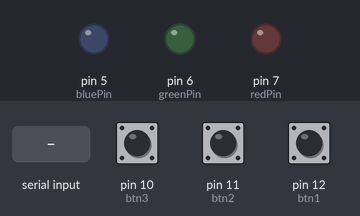
The sketch below on a simulated Arduino Uno, built with avr-gcc and run on an emulated ATmega328P. Shown: output pins drawn as LEDs (lit = HIGH). Dashed ring = blinking. Inputs (shaded band) come from the test bench; at power-on: pin 10 (btn3) HIGH, pin 11 (btn2) HIGH, pin 12 (btn1) HIGH.

Above: at 1.2 s.
1.3 s: pin 10 (btn3) pulled LOW for 1 s
At 1.42 s:
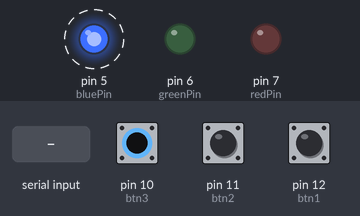
3.8 s: pin 11 (btn2) pulled LOW for 3.2 s
At 7.2 s:
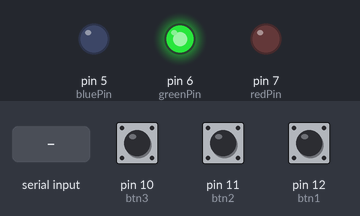
8.5 s: pin 12 (btn1) pulled LOW for 0.15 s
At 9.6 s:
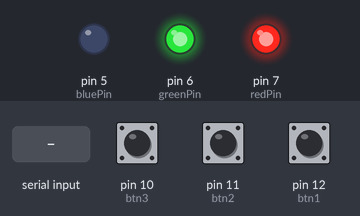
10.1 s: "2" received over Serial
At 10.9 s:
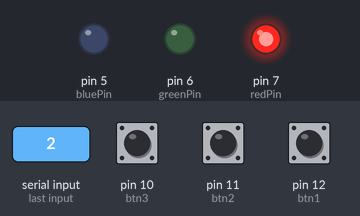
11.6 s: pin 10 (btn3) pulled LOW for 0.15 s
At 12.0 s:
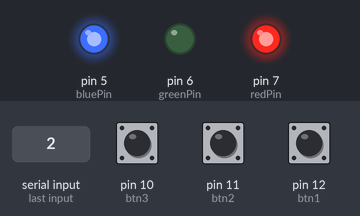
13.2 s: pin 11 (btn2) pulled LOW for 0.15 s
At 14.4 s:
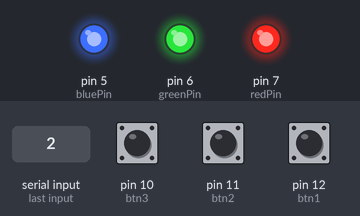
Timing chart, 0 to 15.8 s (numbered marks = the images above; inputs shaded):
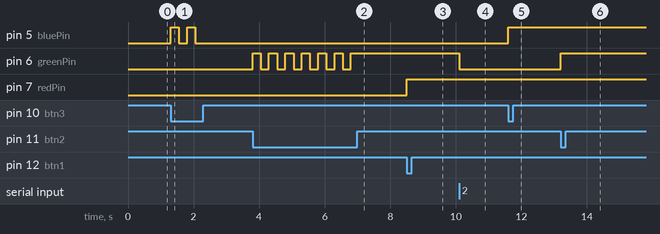

Measured:
- after the input at 1.3 s, pin 5 (bluePin): alternates HIGH for 0.25 s and LOW for 0.25 s, 4 changes in all, then stays LOW, starting at once
- after the input at 3.8 s, pin 6 (greenPin): alternates HIGH for 0.25 s and LOW for 0.25 s, 13 changes in all, then stays HIGH, starting at once
- after the input at 8.5 s, pin 7 (redPin): LOW → HIGH at once
- after the input at 10.1 s, pin 6 (greenPin): HIGH → LOW at once
- after the input at 11.6 s, pin 5 (bluePin): LOW → HIGH at once
- after the input at 13.2 s, pin 6 (greenPin): LOW → HIGH at once

The sketch:

lab7.ino
```cpp
// Pin Definitions
const int redPin = 7;
const int greenPin = 6;
const int bluePin = 5;

const int btn1 = 12; // Controls Red
const int btn2 = 11; // Controls Green
const int btn3 = 10; // Controls Blue

void setup() {
  Serial.begin(9600);

  pinMode(redPin, OUTPUT);
  pinMode(greenPin, OUTPUT);
  pinMode(bluePin, OUTPUT);

  // Using PULLUP: button is LOW when pressed
  pinMode(btn1, INPUT_PULLUP);
  pinMode(btn2, INPUT_PULLUP);
  pinMode(btn3, INPUT_PULLUP);
}

void loop() {
  // 1. Handle Serial Commands (Inbound Signal)
  if (Serial.available() > 0) {
    char incomingByte = Serial.read();

    // Case insensitivity check (though using numbers, this handles stray chars)
    incomingByte = tolower(incomingByte);

    if (incomingByte == '1') {
      digitalWrite(redPin, !digitalRead(redPin));
    }
    else if (incomingByte == '2') {
      digitalWrite(greenPin, !digitalRead(greenPin));
    }
    else if (incomingByte == '3') {
      digitalWrite(bluePin, !digitalRead(bluePin));
    }
    else if (incomingByte == 'o') { // Command for "All On"
      digitalWrite(redPin, HIGH);
      digitalWrite(greenPin, HIGH);
      digitalWrite(bluePin, HIGH);
    }
    else if (incomingByte == 'f') { // Command for "All Off" (O for Off)
      digitalWrite(redPin, LOW);
      digitalWrite(greenPin, LOW);
      digitalWrite(bluePin, LOW);
    }
  }

  // 2. Handle Manual Button Presses (Extra logic for hardware completeness)
  if (digitalRead(btn1) == LOW) { toggleLED(redPin); }
  if (digitalRead(btn2) == LOW) { toggleLED(greenPin); }
  if (digitalRead(btn3) == LOW) { toggleLED(bluePin); }
}

void toggleLED(int pin) {
  digitalWrite(pin, !digitalRead(pin));
  delay(250); // Debounce delay
}
```
